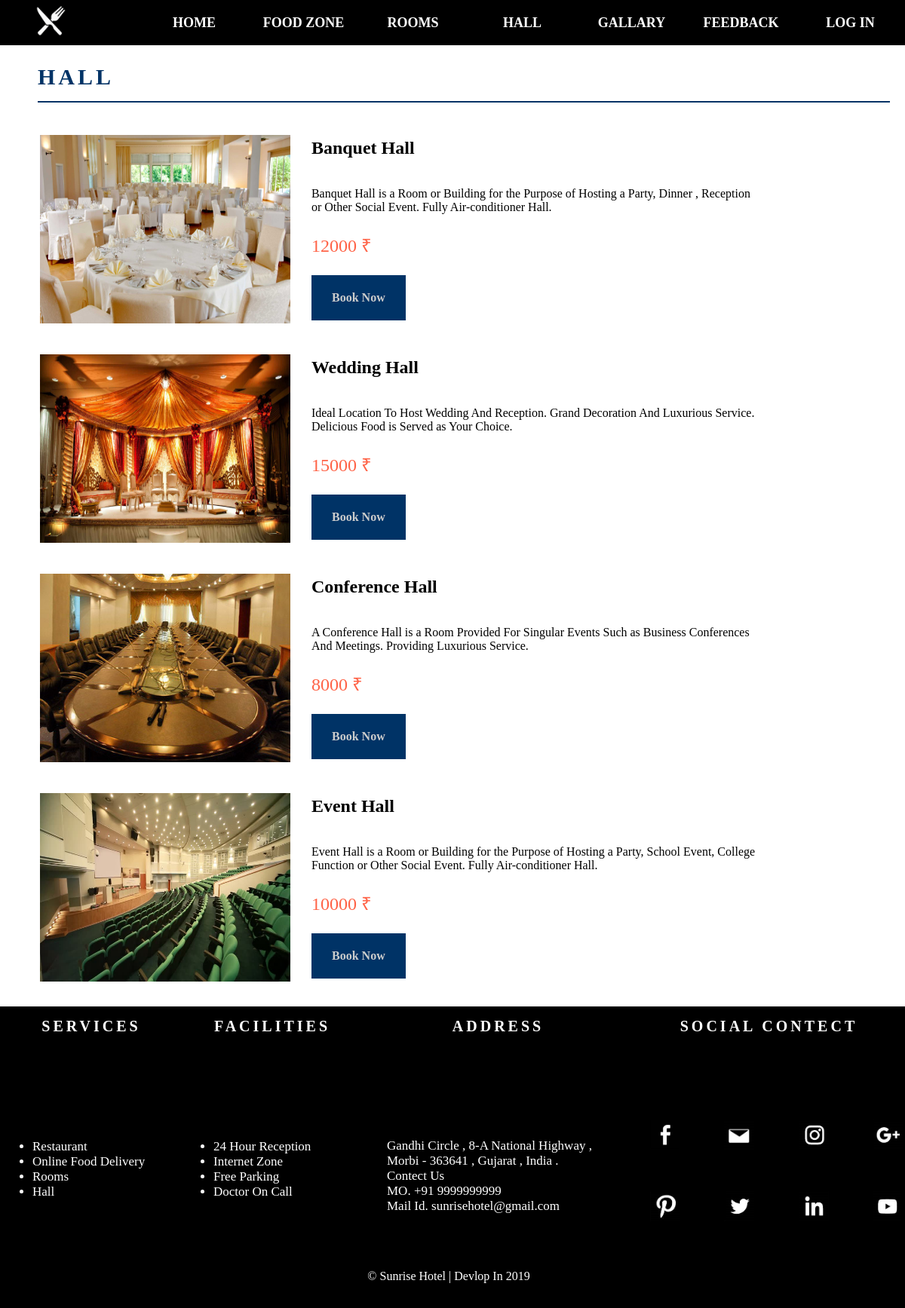
Page /User/Hall.php on the committed database.
### tables this page shows
CREATE TABLE IF NOT EXISTS `hall` (
  `id` int(11) NOT NULL AUTO_INCREMENT,
  `hall_category` varchar(50) NOT NULL,
  `price` double NOT NULL,
  `info` varchar(500) NOT NULL,
  `img` varchar(200) NOT NULL,
  UNIQUE KEY `id` (`id`)
);

### User/Hall.php (the view)
<body>
<?php
	require("Header.php");
?>
<div class="headertext">HALL<hr color="#036"></div>
<?php
	$q="select * from hall";
	$rs=$conn->query($q);
	$count=mysqli_num_rows($rs);
	if($count > 0)
	{
		while($row=$rs->fetch_array())
		{
			$query2="select * from hall where id=".$row["id"];
			$r2=$conn->query($query2);
	?>
		<table class="room">
	<?php
			while($row=$r2->fetch_array())
			{
				echo "<tr><td class='room_img'>";
				echo "<a href='Hall_Info.php?Hall=".$row["id"]."'>
					  <img src='".$row["img"]."' height='100%' width='100%'  /></a>";
				echo "</td>";
				echo "<td class='room_info'><h2>".$row["hall_category"]."</h2>
					 <br>".$row["info"]."<br>
					 <p class='price'>".$row["price"]." &#8377</p>
					 <a class='link_button' href='Hall_Book.php?Hall=".$row["id"]."'>Book Now</a>
					 </td>
					 </tr>";
			}
?>
	</table>
<?php
		}
	}
	require("Footer.php");
?>
</body>

### src/Style.css (style rules this page uses)
body { margin:0; padding:0; user-select:none; font-family:Book Antiqua; }
.room { padding-bottom:30px; margin-left:50px; margin-right:50px; margin-top:5px; width:80%; border:none; background:transparent; outline:none; height:40px; color:#ff; font-size:16px; }
.room_img { width:35%; height:250px; }
.room_info { padding-left:25px; }
.price { color:tomato; font-size:24px; }
.link_button { text-decoration:none; color:#CCC; background-color:#036; width:125px; display:block; font-weight:bold; text-align:center; line-height:60px; font-size:16px; }
.headertext { text-align:left; font-size:30px; color:#036; font-weight:700; letter-spacing:4px; padding:20px 20px 20px 50px; margin-bottom:5px; margin-top:5px; animation:htext 2s 1; }

### rows in the picture
hall: img (picture), hall_category "Banquet Hall", info "Banquet Hall is a Room or Building for the Purpose of Hosting a Party, Dinner , Reception or Other Social Event. Fully Air-conditioner Hall.", price "12000"
hall: img (picture), hall_category "Wedding Hall", info "Ideal Location To Host Wedding And Reception. Grand Decoration And Luxurious Service. Delicious Food is Served as Your Choice.", price "15000"
hall: img (picture), hall_category "Conference Hall", info "A Conference Hall is a Room Provided For Singular Events Such as Business Conferences And Meetings. Providing Luxurious Service.", price "8000"
hall: img (picture), hall_category "Event Hall", info "Event Hall is a Room or Building for the Purpose of Hosting a Party, School Event, College Function or Other Social Event. Fully Air-conditioner Hall.", price "10000"
